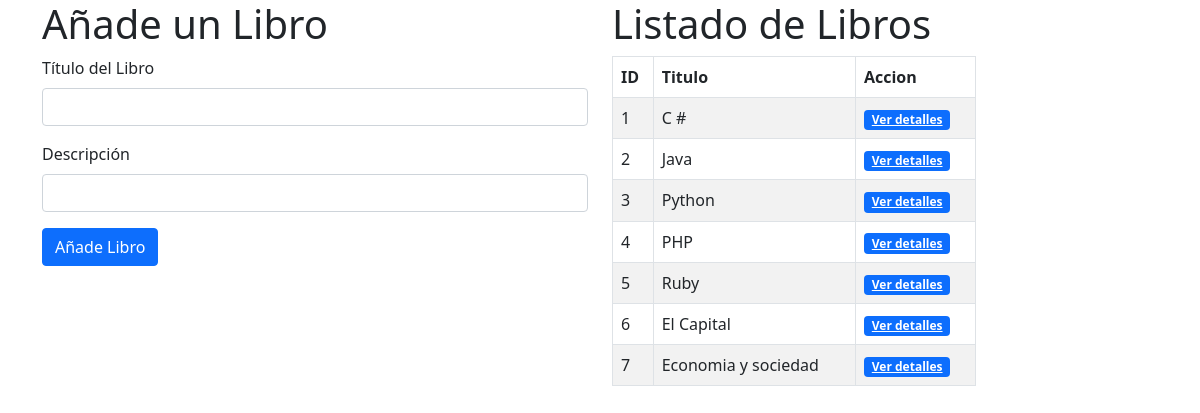
The page / on the database its author committed.
### books_authors_app/models.py (models this page shows, shortened)
class Book(models.Model):
    title = models.CharField(max_length=255, verbose_name="Título")
    desc = models.TextField(verbose_name="Descripción")
    created_at = models.DateTimeField(auto_now_add=True)
    updated_at = models.DateTimeField(auto_now=True)

### books_authors_app/views.py (the view)
# urls.py: path('', views.index),
def index(request):
    contexto={
        'books' : Book.objects.all(),
    }
    return render(request, 'index.html', contexto)

### books_authors_app/templates/index.html (shortened to what this page needs)
<!DOCTYPE html>
<html lang="en">
<head>
    {% load static %}
    <link rel="stylesheet" href="{% static 'css/bootstrap.min.css' %}">
</head>
<body>
    <div class="container">
        <div class="row">
            <div class="col-sm-12 col-lg-6">
                <h1>Añade un Libro</h1>
                <form action='crear_libro' method="post">
                    <div class="mb-3">
                        <label for="book_title" class="form-label">Título del Libro</label>
                        <input type="text" class="form-control" id="book_title" name="book_title">
                    </div>
                    <div class="mb-3">
                        <label for="book_desc" class="form-label">Descripción</label>
                        <input type="text" class="form-control" id="book_desc" name="book_desc">
                    </div>
                    <button type="submit" class="btn btn-primary">Añade Libro</button>
                </form>
            </div>
             <div class="col-sm-12 col-lg-6">
                <h1>Listado de Libros</h1>
<div class="col-8">
                <table class="table table-striped table-bordered">
                    <thead>
                        <tr>
                            <th>ID</th>
                            <th>Titulo</th>
                            <th>Accion</th>
                        </tr>
                    </thead>
                    <tbody>
                        {% for book in books %}
                            <tr>
                                <td>{{book.id}}</td>
                                <td>{{book.title}}</td>
                                <td><a  HREF='/books/{{book.id}}' class="badge bg-primary" id="{{book.id}}" >Ver detalles</a></td>
                            </tr>
                        {% endfor %}
                    </tbody>
                </table>
            </div>
            </div>
        </div>
     </div>
</body>
</html>

### rows shown on the page
Book: id "1", title "C #"
Book: id "2", title "Java"
Book: id "3", title "Python"
Book: id "4", title "PHP"
Book: id "5", title "Ruby"
Book: id "6", title "El Capital"
Book: id "7", title "Economia y sociedad"
